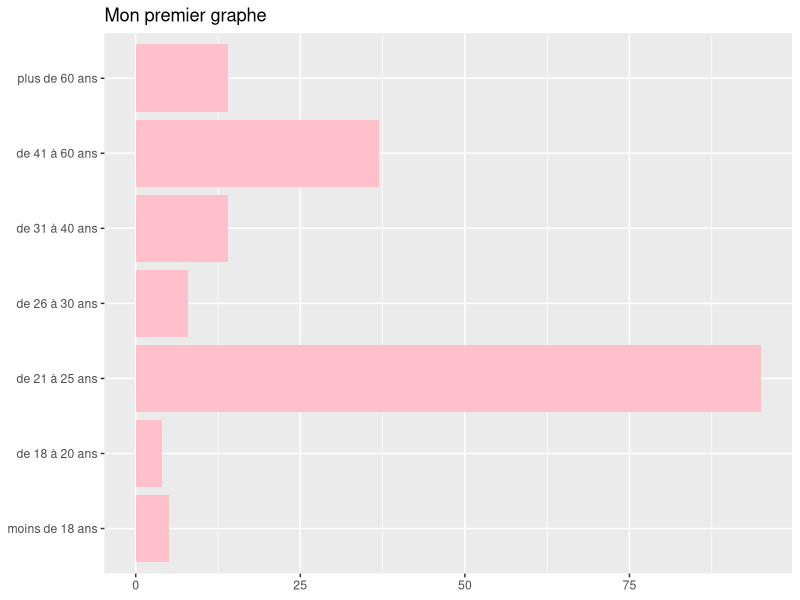
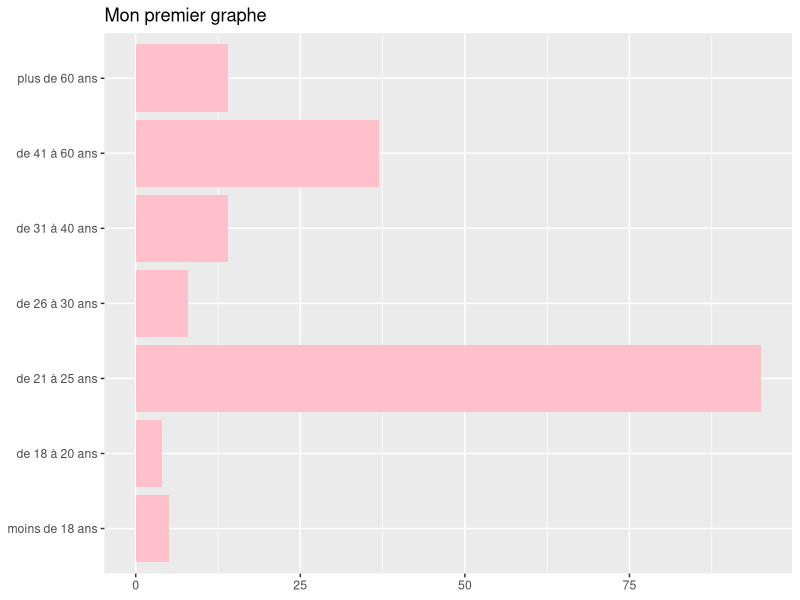

Reproduce these figures in R, in order.
## ---- chunk 1
#charger la boite à outil
library(tidyverse)

#importer le fichier 
df <- read_csv("MusicPlateform2.csv") %>%
  rename(Age=71)
table(df$Age)
#recoder et ordonner les modalité d'âge

df$Age <- factor(df$Age, ordered = TRUE, 
                                levels = c("moins de 18 ans", 
                                           "de 18 à 20 ans", 
                                           "de 21 à 25 ans", 
                                           "de 26 à 30 ans", 
                                           "de 31 à 40 ans",
                                           "de 41 à 60 ans",
                                           "plus de 60 ans"))
#transformer la table en dataframe
foo<- as.data.frame(table(df$Age))

# relaiser le graphique
ggplot(foo,aes(x=Var1, y=Freq))+
  geom_bar(stat="identity", fill="pink")+
  coord_flip()+
  labs(title="Mon premier graphe", x=NULL, y=NULL)

# sauvegarder le dossier 
ggsave("G1.jpeg", plot=last_plot(), width = 28, height = 20, units = "cm")

